Frame 1 (no input): blank canvas, image omitted
Frame 60 (no input): blank canvas, image omitted
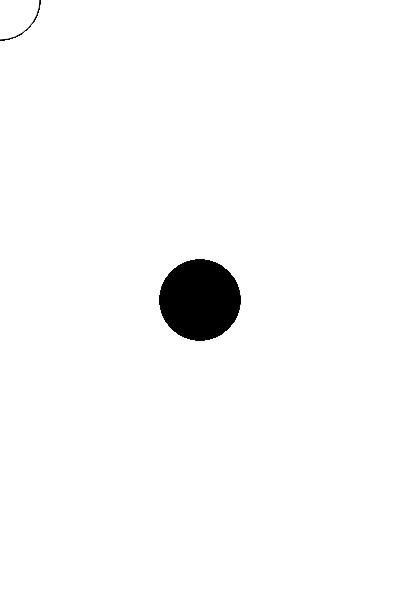
Frame 120 (the mouse pressed at the canvas centre since frame 60)

The p5.js sketch whose frames 1 and 60 were blank and that drew this single picture after the mouse press (run headless with seeded random() and noise() and a simulated clock; from frame 60 on, the mouse is pressed at the canvas centre):

// p5.js sketch
// ── sketch.js
function setup() {
  createCanvas(400, 600);
}

function draw() {
  
 if (mouseIsPressed) {
   fill(0);
} else {
  fill(255)
 }
 ellipse(mouseX, mouseY,80, 80);
}
